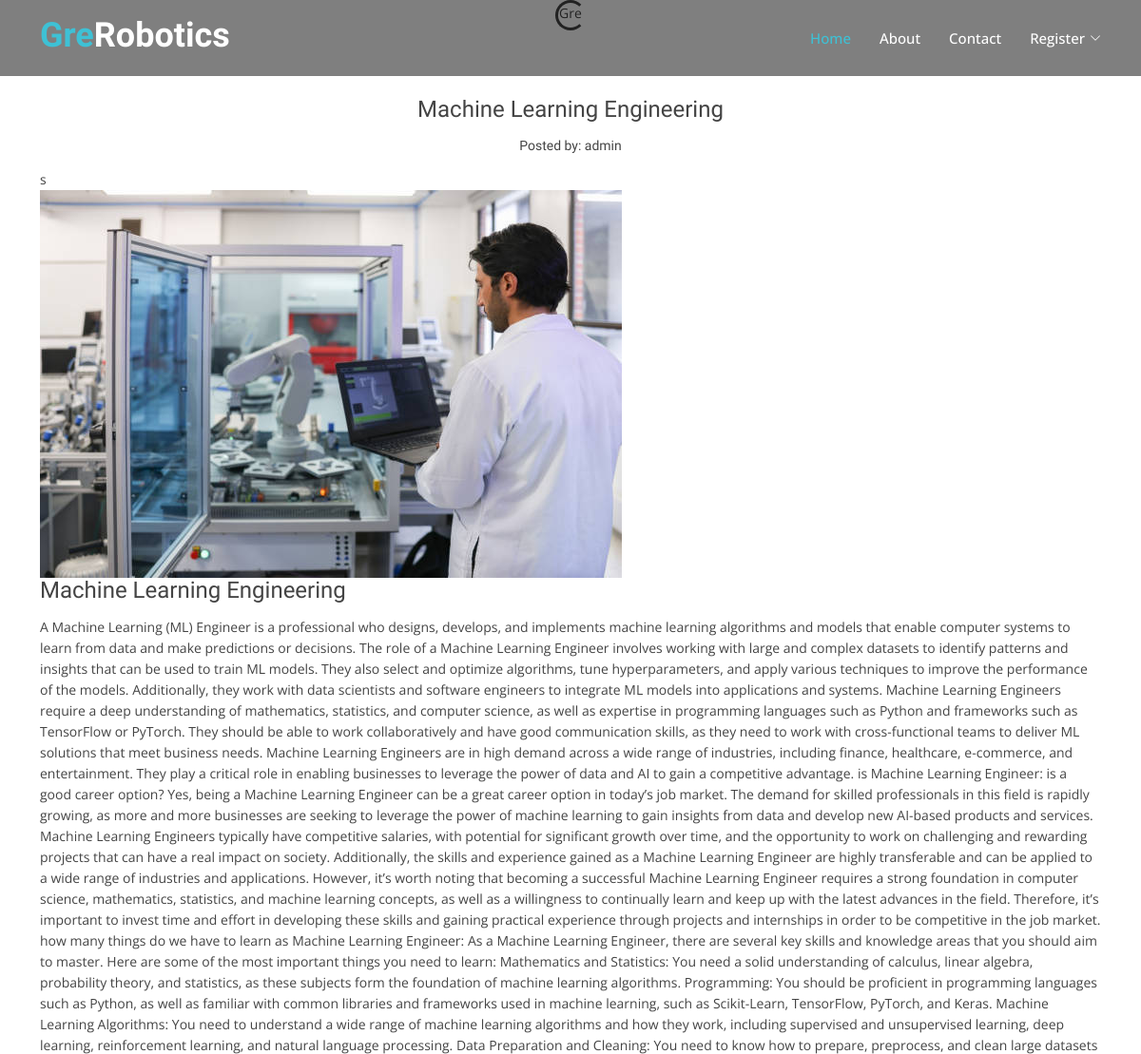
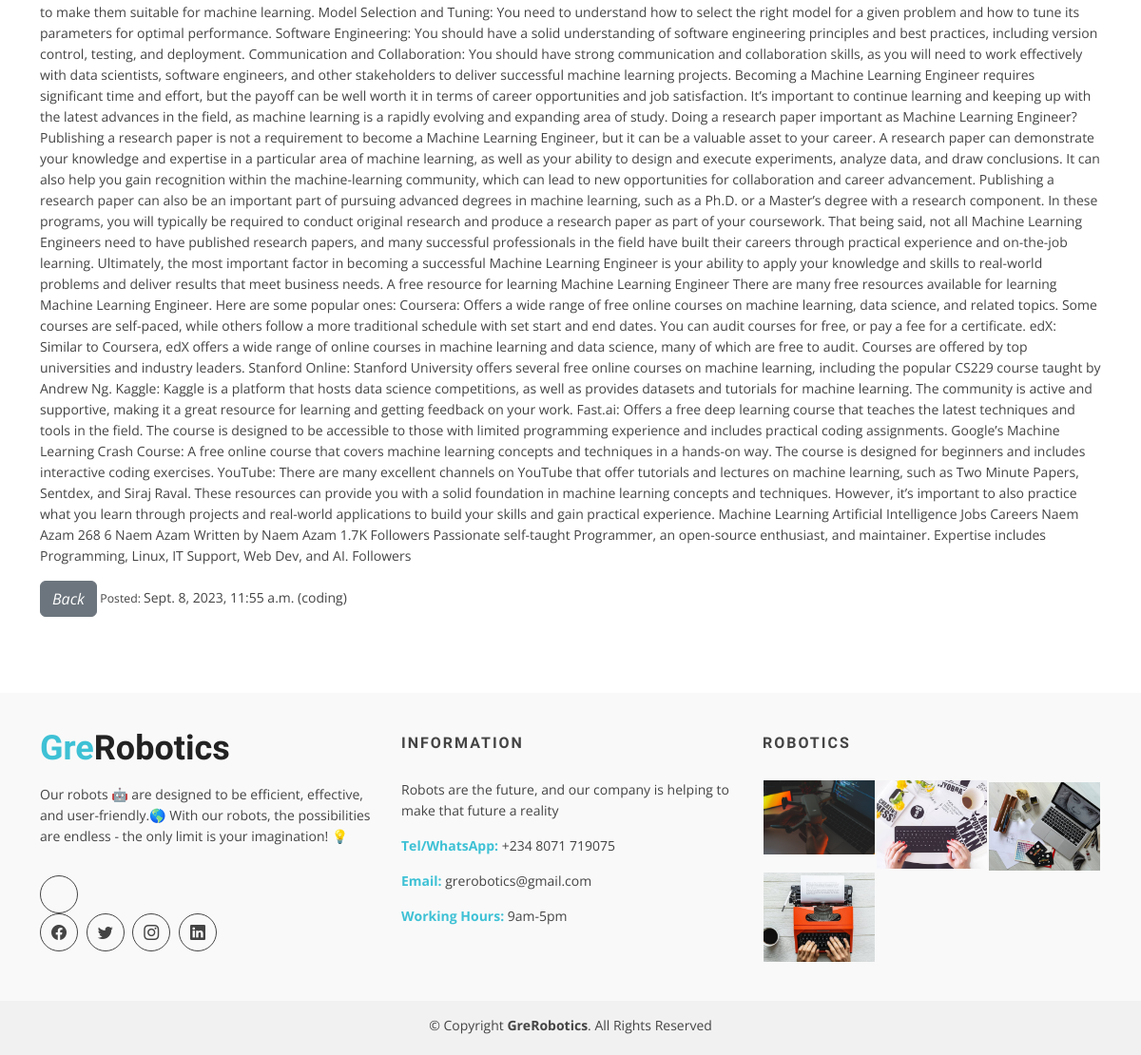
The page /article/5/ on the database its author committed (2 pictures, top to bottom).
### robotics/models.py (models this page shows, shortened)
class GreRoboticsModel (models.Model):
    title = models.CharField (max_length=500)
    content = models.TextField ()
    slug = models.SlugField (max_length=200)
    img = models.ImageField ( upload_to= 'image/')
    publish_date = models.DateTimeField (auto_now_add= True)
    author = models.ForeignKey(User, on_delete=models.CASCADE)
    category = models.CharField (max_length=255, default='coding')
    class Meta:
        ordering =['-publish_date']

### robotics/views.py (the view, shortened to what this page needs)
# urls.py: path('article/<int:pk>/', ArticleDetailView.as_view(), name='detail'),
class ArticleDetailView (DetailView):
    model = GreRoboticsModel
    template_name = 'robotics/detail.html'

### templates/robotics/detail.html (shortened to what this page needs)
{% extends 'base.html' %}
{% load static %}
{% block content %}
<div class="text-center">
  <div class="spinner-border" role="status">
    <span class="sr-only">Gre</span>
  </div>
</div>
<main id="main">
  <div id="blog" class="blog-area">
   <div class="blog-inner area-padding">
     <div class="container ">
       <div class="row">
         <div class="col-md-12 col-sm-12 col-xs-12">
           <div class="section-headline text-center">
             <h4>{{ object.title }}</h4>
             <h6> <small>Posted by: {{object.author}}</small></h6>
           </div>
         </div>
       </div>
            {% if object.img %}s
            <div class="single-blog-img"> <img src="{{ object.img.url }}" alt=""></div>
            {% endif %}
            <div class="blog-text">
              <h4>{{ object.title }}</a></h4>
              <p>{{ object.content|truncatechars:9000 }}</p>
            </div>
            <span>
              <a href="{% url 'home' %}" class="btn btn-secondary"><i class="fa fa-angle-left">Back</i></a>
              <small>Posted: </small> {{ object.publish_date }} ({{object.category}})
            </span>
          </div>
        </div>
      </div>
  {% endblock %}

### static/css/style.css (style rules this page uses)
html, body { height: 100%; }
img { max-width: 100%; height: auto; }
p { margin: 0 0 15px; color: #444; }
h1, h2, h3, h4, h5, h6 { font-family: "Raleway", sans-serif; margin: 0 0 15px; color: #444; font-weight: 500; }
h4 { font-size: 24px; line-height: 26px; }
h6 { font-size: 16px; line-height: 20px; }
a { transition: all 0.3s ease 0s; text-decoration: none; }
body { background: #fff none repeat scroll 0 0; color: #444; font-family: "Open Sans", sans-serif; font-size: 14px; text-align: left; overflow-x: hidden; line-height: 22px; }
.area-padding { padding: 70px 0px 80px; }
.blog-area { height: auto; width: 100%; }
.blog-text h4 { color: #444; margin-bottom: 15px; }

### rows shown on the page
GreRoboticsModel: title "Machine Learning Engineering", author "admin", img (picture), content "A Machine Learning (ML) Engineer is a professional who designs, develops, and implements machine learning algorithms and models that enable computer systems to learn from data and make predictions or decisions. The role of a Machine Learning Engineer involves working with large and complex datasets to identify patterns and insights that can be used to train ML models. They also select and optimize algorithms, tune hyperparameters, and apply various techniques to improve the performance of the models. Additionally, they work with data scientists and software engineers to integrate ML models into applications and systems. Machine Learning Engineers require a deep understanding of mathematics,…", publish_date "Sept. 8, 2023, 11:55 a.m.", category "coding"
